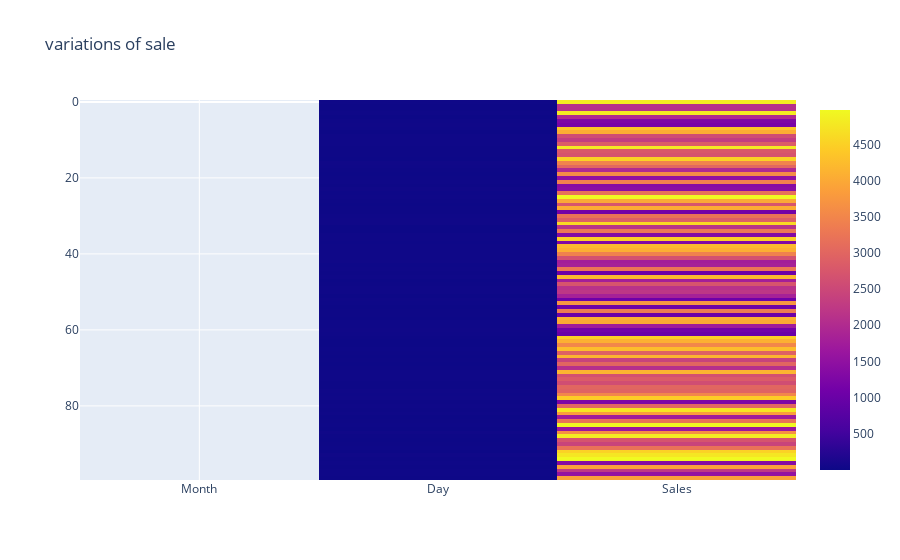

Notebook source saved alongside this figure:
### Code cell
#Q3. Using the sales data, generate a heatmap to visualize the variation in sales across different months and days.
np.random.seed(20)
data = {
    'Month': np.random.choice(['Jan', 'Feb', 'Mar', 'Apr', 'May'], 100),
    'Day': np.random.choice(range(1, 31), 100),
    'Sales': np.random.randint(1000, 5000, 100)
}
df = pd.DataFrame(data)
fig=px.imshow(df,title='variations of sale')
fig.show()

### Figure 1 — Plotly figure (JSON) as saved in the notebook; plotly's stock layout.template omitted (floating-point values rounded to 4 significant figures; data arrays with more than 128 entries replaced by an {"elided": "..."} marker saying what was removed)
{"data": [{"coloraxis": "coloraxis", "hovertemplate": "x: %{x}<br>y: %{y}<br>color: %{z}<extra></extra>", "name": "0", "type": "heatmap", "x": ["Month", "Day", "Sales"], "xaxis": "x", "y": [0, 1, 2, 3, 4, 5, 6, 7, 8, 9, 10, 11, 12, 13, 14, 15, 16, 17, 18, 19, 20, 21, 22, 23, 24, 25, 26, 27, 28, 29, 30, 31, 32, 33, 34, 35, 36, 37, 38, 39, 40, 41, 42, 43, 44, 45, 46, 47, 48, 49, 50, 51, 52, 53, 54, 55, 56, 57, 58, 59, 60, 61, 62, 63, 64, 65, 66, 67, 68, 69, 70, 71, 72, 73, 74, 75, 76, 77, 78, 79, 80, 81, 82, 83, 84, 85, 86, 87, 88, 89, 90, 91, 92, 93, 94, 95, 96, 97, 98, 99], "yaxis": "y", "z": {"elided": "100x3 mixed values"}}], "layout": {"autosize": true, "coloraxis": {"colorscale": [[0, "#0d0887"], [0.1111, "#46039f"], [0.2222, "#7201a8"], [0.3333, "#9c179e"], [0.4444, "#bd3786"], [0.5556, "#d8576b"], [0.6667, "#ed7953"], [0.7778, "#fb9f3a"], [0.8889, "#fdca26"], [1, "#f0f921"]]}, "title": {"text": "variations of sale"}, "xaxis": {"anchor": "y", "autorange": true, "constrain": "domain", "domain": [0, 1], "range": [-0.5, 2.5], "scaleanchor": "y", "type": "category"}, "yaxis": {"anchor": "x", "autorange": true, "constrain": "domain", "domain": [0, 1], "range": [99.5, -0.5], "type": "linear"}}}
